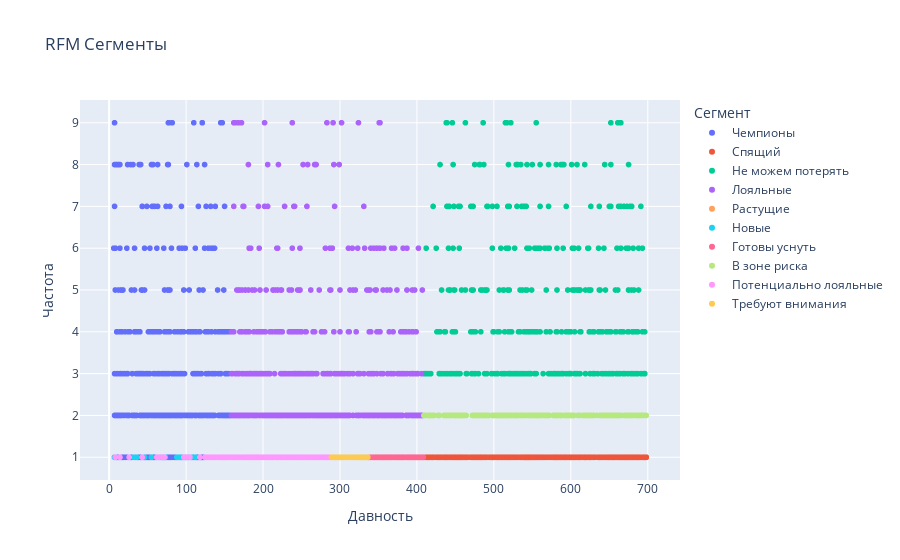

Notebook code for this chart:
### Code cell
# Segment Analysis
fig = px.scatter(rfm, x='Давность', y='Частота', color='Сегмент', title='RFM Сегменты')
fig.show()

### Figure 1 — Plotly figure (JSON) as saved in the notebook; plotly's stock layout.template omitted (floating-point values rounded to 4 significant figures; data arrays with more than 128 entries replaced by an {"elided": "..."} marker saying what was removed)
{"data": [{"hovertemplate": "Сегмент=Чемпионы<br>Давность=%{x}<br>Частота=%{y}<extra></extra>", "legendgroup": "Чемпионы", "marker": {"color": "#636efa", "symbol": "circle"}, "mode": "markers", "name": "Чемпионы", "showlegend": true, "type": "scattergl", "x": {"elided": "1036 int values"}, "xaxis": "x", "y": {"elided": "1036 int values"}, "yaxis": "y"}, {"hovertemplate": "Сегмент=Спящий<br>Давность=%{x}<br>Частота=%{y}<extra></extra>", "legendgroup": "Спящий", "marker": {"color": "#EF553B", "symbol": "circle"}, "mode": "markers", "name": "Спящий", "showlegend": true, "type": "scattergl", "x": {"elided": "1789 int values"}, "xaxis": "x", "y": {"elided": "1789 int values"}, "yaxis": "y"}, {"hovertemplate": "Сегмент=Не можем потерять<br>Давность=%{x}<br>Частота=%{y}<extra></extra>", "legendgroup": "Не можем потерять", "marker": {"color": "#00cc96", "symbol": "circle"}, "mode": "markers", "name": "Не можем потерять", "showlegend": true, "type": "scattergl", "x": {"elided": "410 int values"}, "xaxis": "x", "y": {"elided": "410 int values"}, "yaxis": "y"}, {"hovertemplate": "Сегмент=Лояльные<br>Давность=%{x}<br>Частота=%{y}<extra></extra>", "legendgroup": "Лояльные", "marker": {"color": "#ab63fa", "symbol": "circle"}, "mode": "markers", "name": "Лояльные", "showlegend": true, "type": "scattergl", "x": {"elided": "763 int values"}, "xaxis": "x", "y": {"elided": "763 int values"}, "yaxis": "y"}, {"hovertemplate": "Сегмент=Растущие<br>Давность=%{x}<br>Частота=%{y}<extra></extra>", "legendgroup": "Растущие", "marker": {"color": "#FFA15A", "symbol": "circle"}, "mode": "markers", "name": "Растущие", "showlegend": true, "type": "scattergl", "x": [176, 273, 281, 254, 231, 166, 262, 195, 194, 243, 213, 237, 162, 176, 281, 187, 161, 258, 273, 248, 187, 242], "xaxis": "x", "y": [1, 1, 1, 1, 1, 1, 1, 1, 1, 1, 1, 1, 1, 1, 1, 1, 1, 1, 1, 1, 1, 1], "yaxis": "y"}, {"hovertemplate": "Сегмент=Новые<br>Давность=%{x}<br>Частота=%{y}<extra></extra>", "legendgroup": "Новые", "marker": {"color": "#19d3f3", "symbol": "circle"}, "mode": "markers", "name": "Новые", "showlegend": true, "type": "scattergl", "x": [89, 150, 125, 9, 62, 107, 32, 93, 93, 7, 91, 136, 88, 138, 146, 107, 158, 55, 112, 73, 89, 71, 147, 46, 137, 73, 36], "xaxis": "x", "y": [1, 1, 1, 1, 1, 1, 1, 1, 1, 1, 1, 1, 1, 1, 1, 1, 1, 1, 1, 1, 1, 1, 1, 1, 1, 1, 1], "yaxis": "y"}, {"hovertemplate": "Сегмент=Готовы уснуть<br>Давность=%{x}<br>Частота=%{y}<extra></extra>", "legendgroup": "Готовы уснуть", "marker": {"color": "#FF6692", "symbol": "circle"}, "mode": "markers", "name": "Готовы уснуть", "showlegend": true, "type": "scattergl", "x": {"elided": "685 int values"}, "xaxis": "x", "y": {"elided": "685 int values"}, "yaxis": "y"}, {"hovertemplate": "Сегмент=В зоне риска<br>Давность=%{x}<br>Частота=%{y}<extra></extra>", "legendgroup": "В зоне риска", "marker": {"color": "#B6E880", "symbol": "circle"}, "mode": "markers", "name": "В зоне риска", "showlegend": true, "type": "scattergl", "x": {"elided": "333 int values"}, "xaxis": "x", "y": {"elided": "333 int values"}, "yaxis": "y"}, {"hovertemplate": "Сегмент=Потенциально лояльные<br>Давность=%{x}<br>Частота=%{y}<extra></extra>", "legendgroup": "Потенциально лояльные", "marker": {"color": "#FF97FF", "symbol": "circle"}, "mode": "markers", "name": "Потенциально лояльные", "showlegend": true, "type": "scattergl", "x": {"elided": "1001 int values"}, "xaxis": "x", "y": {"elided": "1001 int values"}, "yaxis": "y"}, {"hovertemplate": "Сегмент=Требуют внимания<br>Давность=%{x}<br>Частота=%{y}<extra></extra>", "legendgroup": "Требуют внимания", "marker": {"color": "#FECB52", "symbol": "circle"}, "mode": "markers", "name": "Требуют внимания", "showlegend": true, "type": "scattergl", "x": {"elided": "290 int values"}, "xaxis": "x", "y": {"elided": "290 int values"}, "yaxis": "y"}], "layout": {"legend": {"title": {"text": "Сегмент"}, "tracegroupgap": 0}, "title": {"text": "RFM Сегменты"}, "xaxis": {"anchor": "y", "domain": [0, 1], "title": {"text": "Давность"}}, "yaxis": {"anchor": "x", "domain": [0, 1], "title": {"text": "Частота"}}}}
